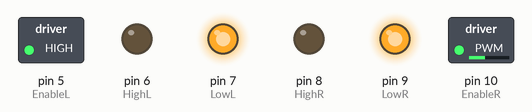
A sketch run on a simulated Arduino Uno, built with avr-gcc and run on an emulated ATmega328P. Shown: switched loads named in the sketch (green lamp = pin HIGH), output pins drawn as LEDs (lit = HIGH).

Above: at 0.1 s.
Timing chart, 0 to 1.6 s (numbered marks = the images above):
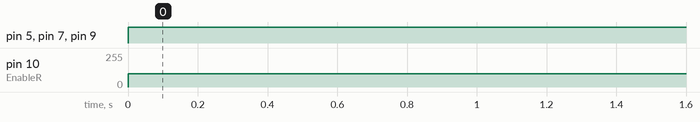

Measured:
- by itself, pin 5 (EnableL), pin 7 (LowL), pin 9 (LowR): LOW → HIGH at 0.00 s
- by itself, pin 10 (EnableR): 0/255 → 100/255 at 0.00 s

The sketch:

forward_backward.ino
```cpp
const int EnableL = 5;
const int HighL = 6;       // LEFT SIDE MOTOR CONNCECTED TO PINS ON ARDUINO
const int LowL =7;

const int lowL = 7;
const int EnableR = 10;
const int HighR = 8;       //RIGHT SIDE MOTOR CONNCETED TO PINS ON ARDUINO
const int LowR =9;

void setup() {
// Setting the Pins as OUTPUTS
pinMode(EnableL, OUTPUT);
pinMode(HighL, OUTPUT);
pinMode(LowL, OUTPUT);


pinMode(EnableR, OUTPUT);
pinMode(HighR, OUTPUT);
pinMode(LowR, OUTPUT);

}

void Forward()
{
  digitalWrite(HighL, LOW);
  digitalWrite(LowL, HIGH);
  analogWrite(EnableL,255);

  digitalWrite(HighR, LOW);
  digitalWrite(LowR, HIGH);
  analogWrite(EnableR,255); // Forward motor speed PWM

}


void Backward()
{
  digitalWrite(HighL, HIGH);
  digitalWrite(LowL, LOW);
  analogWrite(EnableL,255);

  digitalWrite(HighR, HIGH);
  digitalWrite(LowR, LOW);
  analogWrite(EnableR,255); // Backward motor speed PWM
}
  void Left1()
{
  digitalWrite(HighL, LOW);
  digitalWrite(LowL, HIGH);
  analogWrite(EnableL,200); // Decreasing speed of left side motor for a SLIGHT left turn.

  digitalWrite(HighR, LOW);
  digitalWrite(LowR, HIGH);
  analogWrite(EnableR,255);
}
    void Left2()
{
  digitalWrite(HighL, LOW);
  digitalWrite(LowL, HIGH);
  analogWrite(EnableL,160); // Decreasing speed of left side motor for a MODERATE left turn.

  digitalWrite(HighR, LOW);
  digitalWrite(LowR, HIGH);
  analogWrite(EnableR,255);
}
  void Left3()
{
  digitalWrite(HighL, LOW);
  digitalWrite(LowL, HIGH);
  analogWrite(EnableL,100); // Decreasing speed of left side motor for a EXTREME left turn

  digitalWrite(HighR, LOW);
  digitalWrite(LowR, HIGH);
  analogWrite(EnableR,255);
}

  void Right1()
{
  digitalWrite(HighL, LOW);
  digitalWrite(LowL, HIGH);
  analogWrite(EnableL,255);

  digitalWrite(HighR, LOW);
  digitalWrite(LowR, HIGH);
  analogWrite(EnableR,200); // Decreasing speed of right side motor for a SLIGHT right turn

}
  void Right2()
{
  digitalWrite(HighL, LOW);
  digitalWrite(LowL, HIGH);
  analogWrite(EnableL,255);

  digitalWrite(HighR, LOW);
  digitalWrite(LowR, HIGH);
  analogWrite(EnableR,160); // Decreasing speed of right side motor for a MODERATE right turn

}
  void Right3()
{
  digitalWrite(HighL, LOW);
  digitalWrite(LowL, HIGH);
  analogWrite(EnableL,255);

  digitalWrite(HighR, LOW);
  digitalWrite(LowR, HIGH);
  analogWrite(EnableR,100); // Decreasing speed of right side motor for a EXTREME right turn

}

void loop()
{
Right3();
}
```
